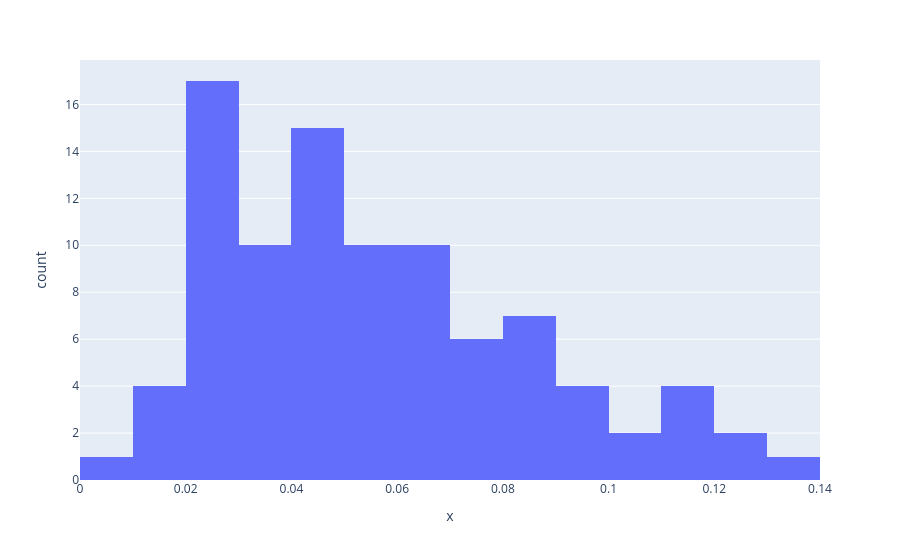

Notebook source saved alongside this figure:
### Code cell
# within dataset variance
px.histogram(x=heatmap_df.std(axis=1))
